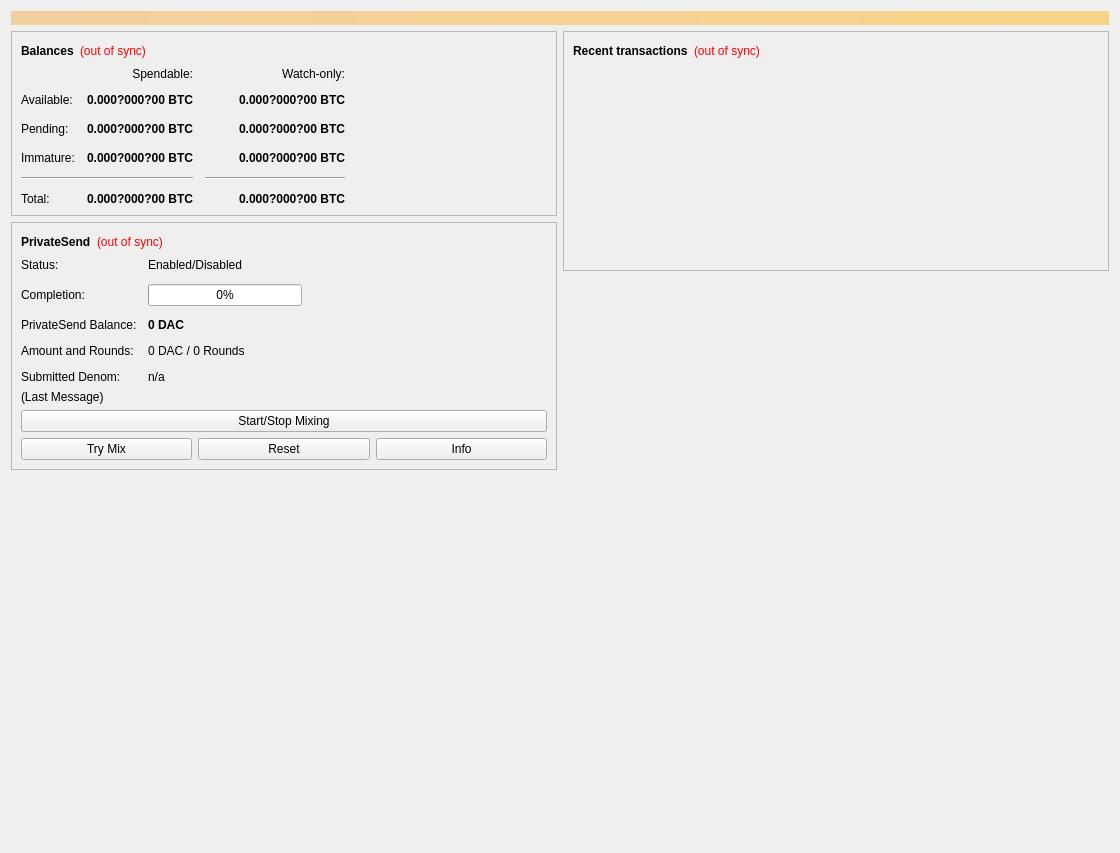
<?xml version="1.0" encoding="UTF-8"?>
<ui version="4.0">
 <class>OverviewPage</class>
 <widget class="QWidget" name="OverviewPage">
  <property name="geometry">
   <rect>
    <x>0</x>
    <y>0</y>
    <width>1120</width>
    <height>853</height>
   </rect>
  </property>
  <property name="minimumSize">
   <size>
    <width>960</width>
    <height>0</height>
   </size>
  </property>
  <property name="windowTitle">
   <string>Form</string>
  </property>
  <layout class="QVBoxLayout" name="topLayout">
   <item>
    <widget class="QLabel" name="labelAlerts">
     <property name="visible">
      <bool>false</bool>
     </property>
     <property name="styleSheet">
      <string notr="true">QLabel { background-color: qlineargradient(x1: 0, y1: 0, x2: 1, y2: 0, stop:0 #F0D0A0, stop:1 #F8D488); color:#000000; }</string>
     </property>
     <property name="wordWrap">
      <bool>true</bool>
     </property>
     <property name="margin">
      <number>3</number>
     </property>
     <property name="textInteractionFlags">
      <set>Qt::TextSelectableByMouse</set>
     </property>
    </widget>
   </item>
   <item>
    <layout class="QHBoxLayout" name="horizontalLayout" stretch="1,1">
     <item>
      <layout class="QVBoxLayout" name="verticalLayout_2">
       <item>
        <widget class="QFrame" name="frame">
         <property name="frameShape">
          <enum>QFrame::StyledPanel</enum>
         </property>
         <property name="frameShadow">
          <enum>QFrame::Raised</enum>
         </property>
         <layout class="QVBoxLayout" name="verticalLayout_4">
          <item>
           <layout class="QHBoxLayout" name="horizontalLayout_4">
            <item>
             <widget class="QLabel" name="label_5">
              <property name="font">
               <font>
                <weight>75</weight>
                <bold>true</bold>
               </font>
              </property>
              <property name="text">
               <string>Balances</string>
              </property>
             </widget>
            </item>
            <item>
             <widget class="QLabel" name="labelWalletStatus">
              <property name="toolTip">
               <string>The displayed information may be out of date. Your wallet automatically synchronizes with the network after a connection is established, but this process has not completed yet.</string>
              </property>
              <property name="styleSheet">
               <string notr="true">QLabel { color: red; }</string>
              </property>
              <property name="text">
               <string notr="true">(out of sync)</string>
              </property>
              <property name="alignment">
               <set>Qt::AlignLeading|Qt::AlignLeft|Qt::AlignVCenter</set>
              </property>
             </widget>
            </item>
            <item>
             <spacer name="horizontalSpacer_3">
              <property name="orientation">
               <enum>Qt::Horizontal</enum>
              </property>
              <property name="sizeHint" stdset="0">
               <size>
                <width>40</width>
                <height>20</height>
               </size>
              </property>
             </spacer>
            </item>
           </layout>
          </item>
          <item>
           <layout class="QGridLayout" name="gridLayout">
            <property name="spacing">
             <number>12</number>
            </property>
            <item row="2" column="2">
             <widget class="QLabel" name="labelWatchPending">
              <property name="font">
               <font>
                <weight>75</weight>
                <bold>true</bold>
               </font>
              </property>
              <property name="cursor">
               <cursorShape>IBeamCursor</cursorShape>
              </property>
              <property name="toolTip">
               <string>Unconfirmed transactions to watch-only addresses</string>
              </property>
              <property name="text">
               <string notr="true">0.000?000?00 BTC</string>
              </property>
              <property name="alignment">
               <set>Qt::AlignRight|Qt::AlignTrailing|Qt::AlignVCenter</set>
              </property>
              <property name="textInteractionFlags">
               <set>Qt::LinksAccessibleByMouse|Qt::TextSelectableByKeyboard|Qt::TextSelectableByMouse</set>
              </property>
             </widget>
            </item>
            <item row="2" column="1">
             <widget class="QLabel" name="labelUnconfirmed">
              <property name="font">
               <font>
                <weight>75</weight>
                <bold>true</bold>
               </font>
              </property>
              <property name="cursor">
               <cursorShape>IBeamCursor</cursorShape>
              </property>
              <property name="toolTip">
               <string>Total of transactions that have yet to be confirmed, and do not yet count toward the spendable balance</string>
              </property>
              <property name="text">
               <string notr="true">0.000?000?00 BTC</string>
              </property>
              <property name="alignment">
               <set>Qt::AlignRight|Qt::AlignTrailing|Qt::AlignVCenter</set>
              </property>
              <property name="textInteractionFlags">
               <set>Qt::LinksAccessibleByMouse|Qt::TextSelectableByKeyboard|Qt::TextSelectableByMouse</set>
              </property>
             </widget>
            </item>
            <item row="3" column="2">
             <widget class="QLabel" name="labelWatchImmature">
              <property name="font">
               <font>
                <weight>75</weight>
                <bold>true</bold>
               </font>
              </property>
              <property name="cursor">
               <cursorShape>IBeamCursor</cursorShape>
              </property>
              <property name="toolTip">
               <string>Mined balance in watch-only addresses that has not yet matured</string>
              </property>
              <property name="text">
               <string notr="true">0.000?000?00 BTC</string>
              </property>
              <property name="alignment">
               <set>Qt::AlignRight|Qt::AlignTrailing|Qt::AlignVCenter</set>
              </property>
              <property name="textInteractionFlags">
               <set>Qt::LinksAccessibleByMouse|Qt::TextSelectableByKeyboard|Qt::TextSelectableByMouse</set>
              </property>
             </widget>
            </item>
            <item row="4" column="0" colspan="2">
             <widget class="Line" name="lineSpendableBalance">
              <property name="orientation">
               <enum>Qt::Horizontal</enum>
              </property>
             </widget>
            </item>
            <item row="4" column="2">
             <widget class="Line" name="lineWatchBalance">
              <property name="sizePolicy">
               <sizepolicy hsizetype="Preferred" vsizetype="Fixed">
                <horstretch>0</horstretch>
                <verstretch>0</verstretch>
               </sizepolicy>
              </property>
              <property name="minimumSize">
               <size>
                <width>140</width>
                <height>0</height>
               </size>
              </property>
              <property name="orientation">
               <enum>Qt::Horizontal</enum>
              </property>
             </widget>
            </item>
            <item row="5" column="0">
             <widget class="QLabel" name="labelTotalText">
              <property name="text">
               <string>Total:</string>
              </property>
             </widget>
            </item>
            <item row="3" column="1">
             <widget class="QLabel" name="labelImmature">
              <property name="font">
               <font>
                <weight>75</weight>
                <bold>true</bold>
               </font>
              </property>
              <property name="cursor">
               <cursorShape>IBeamCursor</cursorShape>
              </property>
              <property name="toolTip">
               <string>Mined balance that has not yet matured</string>
              </property>
              <property name="text">
               <string notr="true">0.000?000?00 BTC</string>
              </property>
              <property name="alignment">
               <set>Qt::AlignRight|Qt::AlignTrailing|Qt::AlignVCenter</set>
              </property>
              <property name="textInteractionFlags">
               <set>Qt::LinksAccessibleByMouse|Qt::TextSelectableByKeyboard|Qt::TextSelectableByMouse</set>
              </property>
             </widget>
            </item>
            <item row="2" column="3">
             <spacer name="horizontalSpacer_2">
              <property name="orientation">
               <enum>Qt::Horizontal</enum>
              </property>
              <property name="sizeHint" stdset="0">
               <size>
                <width>40</width>
                <height>20</height>
               </size>
              </property>
             </spacer>
            </item>
            <item row="3" column="0">
             <widget class="QLabel" name="labelImmatureText">
              <property name="text">
               <string>Immature:</string>
              </property>
             </widget>
            </item>
            <item row="5" column="1">
             <widget class="QLabel" name="labelTotal">
              <property name="font">
               <font>
                <weight>75</weight>
                <bold>true</bold>
               </font>
              </property>
              <property name="cursor">
               <cursorShape>IBeamCursor</cursorShape>
              </property>
              <property name="toolTip">
               <string>Your current total balance</string>
              </property>
              <property name="text">
               <string notr="true">0.000?000?00 BTC</string>
              </property>
              <property name="alignment">
               <set>Qt::AlignRight|Qt::AlignTrailing|Qt::AlignVCenter</set>
              </property>
              <property name="textInteractionFlags">
               <set>Qt::LinksAccessibleByMouse|Qt::TextSelectableByKeyboard|Qt::TextSelectableByMouse</set>
              </property>
             </widget>
            </item>
            <item row="5" column="2">
             <widget class="QLabel" name="labelWatchTotal">
              <property name="font">
               <font>
                <weight>75</weight>
                <bold>true</bold>
               </font>
              </property>
              <property name="cursor">
               <cursorShape>IBeamCursor</cursorShape>
              </property>
              <property name="toolTip">
               <string>Current total balance in watch-only addresses</string>
              </property>
              <property name="text">
               <string notr="true">0.000?000?00 BTC</string>
              </property>
              <property name="alignment">
               <set>Qt::AlignRight|Qt::AlignTrailing|Qt::AlignVCenter</set>
              </property>
              <property name="textInteractionFlags">
               <set>Qt::LinksAccessibleByMouse|Qt::TextSelectableByKeyboard|Qt::TextSelectableByMouse</set>
              </property>
             </widget>
            </item>
            <item row="0" column="2">
             <widget class="QLabel" name="labelWatchonly">
              <property name="text">
               <string>Watch-only:</string>
              </property>
              <property name="alignment">
               <set>Qt::AlignRight|Qt::AlignTrailing|Qt::AlignVCenter</set>
              </property>
             </widget>
            </item>
            <item row="1" column="0">
             <widget class="QLabel" name="labelBalanceText">
              <property name="text">
               <string>Available:</string>
              </property>
             </widget>
            </item>
            <item row="1" column="1">
             <widget class="QLabel" name="labelBalance">
              <property name="font">
               <font>
                <weight>75</weight>
                <bold>true</bold>
               </font>
              </property>
              <property name="cursor">
               <cursorShape>IBeamCursor</cursorShape>
              </property>
              <property name="toolTip">
               <string>Your current spendable balance</string>
              </property>
              <property name="text">
               <string notr="true">0.000?000?00 BTC</string>
              </property>
              <property name="alignment">
               <set>Qt::AlignRight|Qt::AlignTrailing|Qt::AlignVCenter</set>
              </property>
              <property name="textInteractionFlags">
               <set>Qt::LinksAccessibleByMouse|Qt::TextSelectableByKeyboard|Qt::TextSelectableByMouse</set>
              </property>
             </widget>
            </item>
            <item row="1" column="2">
             <widget class="QLabel" name="labelWatchAvailable">
              <property name="font">
               <font>
                <weight>75</weight>
                <bold>true</bold>
               </font>
              </property>
              <property name="cursor">
               <cursorShape>IBeamCursor</cursorShape>
              </property>
              <property name="toolTip">
               <string>Your current balance in watch-only addresses</string>
              </property>
              <property name="text">
               <string notr="true">0.000?000?00 BTC</string>
              </property>
              <property name="alignment">
               <set>Qt::AlignRight|Qt::AlignTrailing|Qt::AlignVCenter</set>
              </property>
              <property name="textInteractionFlags">
               <set>Qt::LinksAccessibleByMouse|Qt::TextSelectableByKeyboard|Qt::TextSelectableByMouse</set>
              </property>
             </widget>
            </item>
            <item row="2" column="0">
             <widget class="QLabel" name="labelPendingText">
              <property name="text">
               <string>Pending:</string>
              </property>
             </widget>
            </item>
            <item row="0" column="1">
             <widget class="QLabel" name="labelSpendable">
              <property name="text">
               <string>Spendable:</string>
              </property>
              <property name="alignment">
               <set>Qt::AlignRight|Qt::AlignTrailing|Qt::AlignVCenter</set>
              </property>
             </widget>
            </item>
           </layout>
          </item>
         </layout>
        </widget>
       </item>
       <item>
        <widget class="QFrame" name="framePrivateSend">
         <property name="layoutDirection">
          <enum>Qt::LeftToRight</enum>
         </property>
         <property name="frameShape">
          <enum>QFrame::StyledPanel</enum>
         </property>
         <property name="frameShadow">
          <enum>QFrame::Raised</enum>
         </property>
         <layout class="QVBoxLayout" name="VerticalLayout_PS1">
          <item>
           <layout class="QHBoxLayout" name="horizontalLayout_5">
            <item>
             <widget class="QLabel" name="labelPrivateSendHeader">
              <property name="font">
               <font>
                <weight>75</weight>
                <bold>true</bold>
               </font>
              </property>
              <property name="text">
               <string>PrivateSend</string>
              </property>
             </widget>
            </item>
            <item>
             <widget class="QLabel" name="labelPrivateSendSyncStatus">
              <property name="toolTip">
               <string>The displayed information may be out of date. Your wallet automatically synchronizes with the network after a connection is established, but this process has not completed yet.</string>
              </property>
              <property name="styleSheet">
               <string notr="true">QLabel { color: red; }</string>
              </property>
              <property name="text">
               <string notr="true">(out of sync)</string>
              </property>
              <property name="alignment">
               <set>Qt::AlignLeading|Qt::AlignLeft|Qt::AlignVCenter</set>
              </property>
             </widget>
            </item>
            <item>
             <spacer name="horizontalSpacer_4">
              <property name="orientation">
               <enum>Qt::Horizontal</enum>
              </property>
              <property name="sizeHint" stdset="0">
               <size>
                <width>40</width>
                <height>20</height>
               </size>
              </property>
             </spacer>
            </item>
           </layout>
          </item>
          <item>
           <layout class="QFormLayout" name="privateSendFormLayout">
            <property name="fieldGrowthPolicy">
             <enum>QFormLayout::AllNonFixedFieldsGrow</enum>
            </property>
            <property name="horizontalSpacing">
             <number>11</number>
            </property>
            <property name="verticalSpacing">
             <number>12</number>
            </property>
            <item row="0" column="0">
             <widget class="QLabel" name="labelPrivateSendEnabledText">
              <property name="text">
               <string>Status:</string>
              </property>
             </widget>
            </item>
            <item row="0" column="1">
             <widget class="QLabel" name="labelPrivateSendEnabled">
              <property name="text">
               <string>Enabled/Disabled</string>
              </property>
             </widget>
            </item>
            <item row="1" column="0">
             <widget class="QLabel" name="labelCompletitionText">
              <property name="text">
               <string>Completion:</string>
              </property>
             </widget>
            </item>
            <item row="1" column="1">
             <widget class="QProgressBar" name="privateSendProgress">
              <property name="maximumSize">
               <size>
                <width>154</width>
                <height>16777215</height>
               </size>
              </property>
              <property name="value">
               <number>0</number>
              </property>
             </widget>
            </item>
            <item row="2" column="0">
             <widget class="QLabel" name="labelAnonymizedText">
              <property name="text">
               <string>PrivateSend Balance:</string>
              </property>
             </widget>
            </item>
            <item row="2" column="1">
             <widget class="QLabel" name="labelAnonymized">
              <property name="font">
               <font>
                <weight>75</weight>
                <bold>true</bold>
               </font>
              </property>
              <property name="text">
               <string notr="true">0 DAC</string>
              </property>
             </widget>
            </item>
            <item row="3" column="0">
             <widget class="QLabel" name="labelAmountAndRoundsText">
              <property name="text">
               <string>Amount and Rounds:</string>
              </property>
             </widget>
            </item>
            <item row="3" column="1">
             <widget class="QLabel" name="labelAmountRounds">
              <property name="text">
               <string>0 DAC / 0 Rounds</string>
              </property>
             </widget>
            </item>
            <item row="4" column="0">
             <widget class="QLabel" name="labelSubmittedDenomText">
              <property name="text">
               <string>Submitted Denom:</string>
              </property>
             </widget>
            </item>
            <item row="4" column="1">
             <widget class="QLabel" name="labelSubmittedDenom">
              <property name="toolTip">
               <string>The denominations you submitted to the Masternode.&lt;br&gt;To mix, other users must submit the exact same denominations.</string>
              </property>
              <property name="text">
               <string>n/a</string>
              </property>
             </widget>
            </item>
           </layout>
          </item>
          <item>
           <layout class="QVBoxLayout" name="VerticalLayout_PS">
            <item>
             <widget class="QLabel" name="labelPrivateSendLastMessage">
              <property name="text">
               <string>(Last Message)</string>
              </property>
              <property name="alignment">
               <set>Qt::AlignLeading|Qt::AlignLeft|Qt::AlignTop</set>
              </property>
              <property name="wordWrap">
               <bool>true</bool>
              </property>
             </widget>
            </item>
            <item>
             <widget class="QPushButton" name="togglePrivateSend">
              <property name="sizePolicy">
               <sizepolicy hsizetype="MinimumExpanding" vsizetype="Fixed">
                <horstretch>0</horstretch>
                <verstretch>0</verstretch>
               </sizepolicy>
              </property>
              <property name="text">
               <string>Start/Stop Mixing</string>
              </property>
             </widget>
            </item>
            <item>
             <layout class="QHBoxLayout" name="horizontalLayout_debugbuttons">
              <item>
               <widget class="QPushButton" name="privateSendAuto">
                <property name="sizePolicy">
                 <sizepolicy hsizetype="MinimumExpanding" vsizetype="Fixed">
                  <horstretch>0</horstretch>
                  <verstretch>0</verstretch>
                 </sizepolicy>
                </property>
                <property name="toolTip">
                 <string>Try to manually submit a PrivateSend request.</string>
                </property>
                <property name="text">
                 <string>Try Mix</string>
                </property>
               </widget>
              </item>
              <item>
               <widget class="QPushButton" name="privateSendReset">
                <property name="sizePolicy">
                 <sizepolicy hsizetype="MinimumExpanding" vsizetype="Fixed">
                  <horstretch>0</horstretch>
                  <verstretch>0</verstretch>
                 </sizepolicy>
                </property>
                <property name="toolTip">
                 <string>Reset the current status of PrivateSend (can interrupt PrivateSend if it's in the process of Mixing, which can cost you money!)</string>
                </property>
                <property name="autoFillBackground">
                 <bool>false</bool>
                </property>
                <property name="text">
                 <string>Reset</string>
                </property>
               </widget>
              </item>
              <item>
               <widget class="QPushButton" name="privateSendInfo">
                <property name="sizePolicy">
                 <sizepolicy hsizetype="MinimumExpanding" vsizetype="Fixed">
                  <horstretch>0</horstretch>
                  <verstretch>0</verstretch>
                 </sizepolicy>
                </property>
                <property name="toolTip">
                 <string>Information about PrivateSend and Mixing</string>
                </property>
                <property name="text">
                 <string>Info</string>
                </property>
               </widget>
              </item>
             </layout>
            </item>
           </layout>
          </item>
         </layout>
        </widget>
       </item>
       <item>
        <spacer name="verticalSpacer">
         <property name="orientation">
          <enum>Qt::Vertical</enum>
         </property>
         <property name="sizeHint" stdset="0">
          <size>
           <width>20</width>
           <height>40</height>
          </size>
         </property>
        </spacer>
       </item>
      </layout>
     </item>
     <item>
      <layout class="QVBoxLayout" name="verticalLayout_3">
       <item>
        <widget class="QFrame" name="frame_2">
         <property name="frameShape">
          <enum>QFrame::StyledPanel</enum>
         </property>
         <property name="frameShadow">
          <enum>QFrame::Raised</enum>
         </property>
         <layout class="QVBoxLayout" name="verticalLayout">
          <item>
           <layout class="QHBoxLayout" name="horizontalLayout_2">
            <item>
             <widget class="QLabel" name="label_4">
              <property name="font">
               <font>
                <weight>75</weight>
                <bold>true</bold>
               </font>
              </property>
              <property name="text">
               <string>Recent transactions</string>
              </property>
             </widget>
            </item>
            <item>
             <widget class="QLabel" name="labelTransactionsStatus">
              <property name="toolTip">
               <string>The displayed information may be out of date. Your wallet automatically synchronizes with the network after a connection is established, but this process has not completed yet.</string>
              </property>
              <property name="styleSheet">
               <string notr="true">QLabel { color: red; }</string>
              </property>
              <property name="text">
               <string notr="true">(out of sync)</string>
              </property>
              <property name="alignment">
               <set>Qt::AlignLeading|Qt::AlignLeft|Qt::AlignVCenter</set>
              </property>
             </widget>
            </item>
            <item>
             <spacer name="horizontalSpacer">
              <property name="orientation">
               <enum>Qt::Horizontal</enum>
              </property>
              <property name="sizeHint" stdset="0">
               <size>
                <width>40</width>
                <height>20</height>
               </size>
              </property>
             </spacer>
            </item>
           </layout>
          </item>
          <item>
           <widget class="QListView" name="listTransactions">
            <property name="styleSheet">
             <string notr="true">QListView { background: transparent; }</string>
            </property>
            <property name="frameShape">
             <enum>QFrame::NoFrame</enum>
            </property>
            <property name="verticalScrollBarPolicy">
             <enum>Qt::ScrollBarAlwaysOff</enum>
            </property>
            <property name="horizontalScrollBarPolicy">
             <enum>Qt::ScrollBarAlwaysOff</enum>
            </property>
            <property name="selectionMode">
             <enum>QAbstractItemView::NoSelection</enum>
            </property>
           </widget>
          </item>
         </layout>
        </widget>
       </item>
       <item>
        <spacer name="verticalSpacer_2">
         <property name="orientation">
          <enum>Qt::Vertical</enum>
         </property>
         <property name="sizeHint" stdset="0">
          <size>
           <width>20</width>
           <height>40</height>
          </size>
         </property>
        </spacer>
       </item>
      </layout>
     </item>
    </layout>
   </item>
   <item>
    <layout class="QVBoxLayout" name="verticalLayout_5"/>
   </item>
   <item>
    <widget class="QLabel" name="txtDisplay">
     <property name="sizePolicy">
      <sizepolicy hsizetype="Preferred" vsizetype="Preferred">
       <horstretch>0</horstretch>
       <verstretch>0</verstretch>
      </sizepolicy>
     </property>
     <property name="minimumSize">
      <size>
       <width>977</width>
       <height>70</height>
      </size>
     </property>
     <property name="maximumSize">
      <size>
       <width>977</width>
       <height>70</height>
      </size>
     </property>
     <property name="text">
      <string/>
     </property>
     <property name="wordWrap">
      <bool>true</bool>
     </property>
     <property name="margin">
      <number>10</number>
     </property>
    </widget>
   </item>
   <item>
    <widget class="QLabel" name="txtDisplay2">
     <property name="sizePolicy">
      <sizepolicy hsizetype="Preferred" vsizetype="Expanding">
       <horstretch>0</horstretch>
       <verstretch>0</verstretch>
      </sizepolicy>
     </property>
     <property name="minimumSize">
      <size>
       <width>977</width>
       <height>145</height>
      </size>
     </property>
     <property name="maximumSize">
      <size>
       <width>977</width>
       <height>145</height>
      </size>
     </property>
     <property name="font">
      <font>
       <pointsize>9</pointsize>
       <weight>75</weight>
       <italic>true</italic>
       <bold>true</bold>
      </font>
     </property>
     <property name="text">
      <string/>
     </property>
     <property name="alignment">
      <set>Qt::AlignLeading|Qt::AlignLeft|Qt::AlignTop</set>
     </property>
     <property name="wordWrap">
      <bool>true</bool>
     </property>
     <property name="margin">
      <number>10</number>
     </property>
    </widget>
   </item>
   <item>
    <widget class="QLabel" name="txtDisplay3">
     <property name="sizePolicy">
      <sizepolicy hsizetype="Preferred" vsizetype="Preferred">
       <horstretch>0</horstretch>
       <verstretch>0</verstretch>
      </sizepolicy>
     </property>
     <property name="minimumSize">
      <size>
       <width>977</width>
       <height>11</height>
      </size>
     </property>
     <property name="maximumSize">
      <size>
       <width>977</width>
       <height>11</height>
      </size>
     </property>
     <property name="font">
      <font>
       <pointsize>9</pointsize>
       <weight>75</weight>
       <italic>true</italic>
       <bold>true</bold>
      </font>
     </property>
     <property name="text">
      <string/>
     </property>
     <property name="margin">
      <number>10</number>
     </property>
    </widget>
   </item>
   <item>
    <spacer name="verticalSpacer_3">
     <property name="orientation">
      <enum>Qt::Vertical</enum>
     </property>
     <property name="sizeHint" stdset="0">
      <size>
       <width>20</width>
       <height>5</height>
      </size>
     </property>
    </spacer>
   </item>
   <item>
    <layout class="QHBoxLayout" name="horizontalLayout_3"/>
   </item>
  </layout>
 </widget>
 <resources/>
 <connections/>
</ui>
